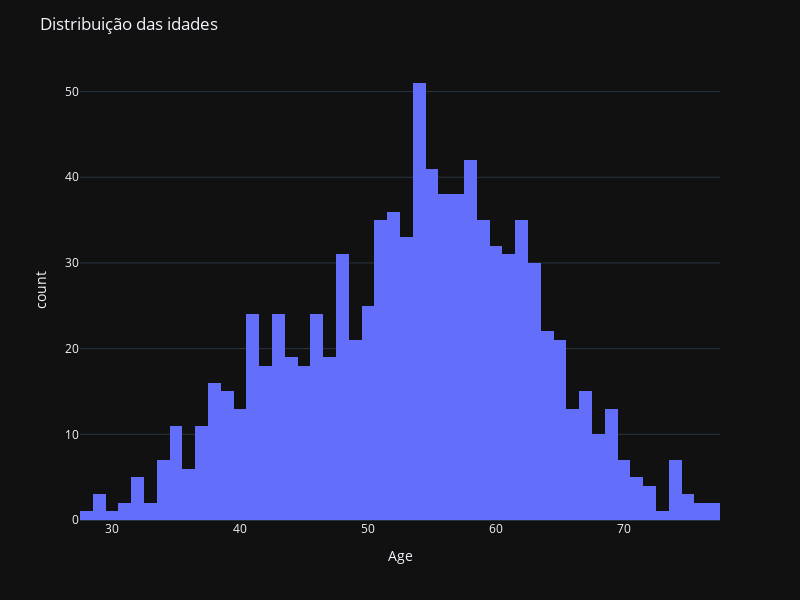

Notebook cell for this chart:
### Code cell
hist1 = px.histogram(dados, x = "Age", nbins = 60)
hist1.update_layout(width=800, height=600, title_text="Distribuição das idades")
hist1.show()

### Figure 1 — Plotly figure (JSON) as saved in the notebook; plotly's stock layout.template omitted (floating-point values rounded to 4 significant figures; data arrays with more than 128 entries replaced by an {"elided": "..."} marker saying what was removed)
{"data": [{"alignmentgroup": "True", "bingroup": "x", "hovertemplate": "Age=%{x}<br>count=%{y}<extra></extra>", "legendgroup": "", "marker": {"color": "#636efa", "pattern": {"shape": ""}}, "name": "", "nbinsx": 60, "offsetgroup": "", "orientation": "v", "showlegend": false, "x": {"elided": "918 int values"}, "xaxis": "x", "yaxis": "y", "type": "histogram"}], "layout": {"xaxis": {"anchor": "y", "domain": [0.0, 1.0], "title": {"text": "Age"}}, "yaxis": {"anchor": "x", "domain": [0.0, 1.0], "title": {"text": "count"}}, "legend": {"tracegroupgap": 0}, "margin": {"t": 60}, "barmode": "relative", "title": {"text": "Distribuição das idades"}, "width": 800, "height": 600}}
